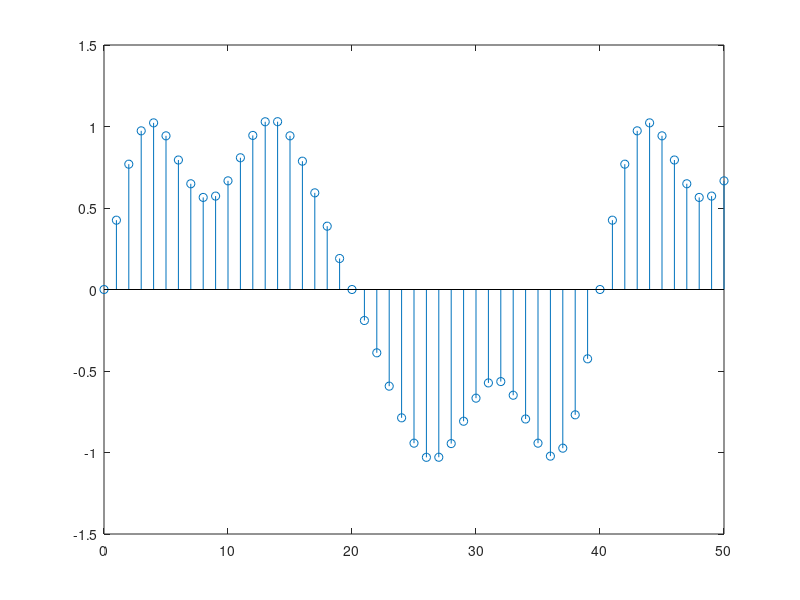

The MATLAB source for this figure:
clc
clear

n = 0:1:50;

x1 = sin(0.05*pi*n);
x2 = sin(0.15*pi*n);
x3 = sin(0.20*pi*n);

y = x1 + 1/3*x2 + 1/5*x3;

stem(n,y); hold on;